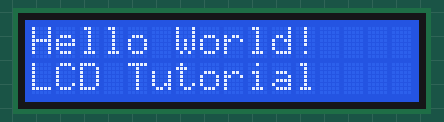
Recording of a program running on a simulated ESP32. Shown: 16×2 character LCD.

Above: at 0.2 s.
At 5.2 s:
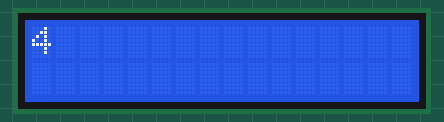
At 6.2 s:
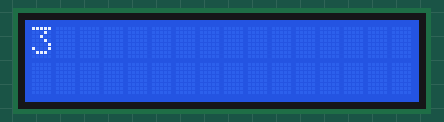
At 7.2 s:
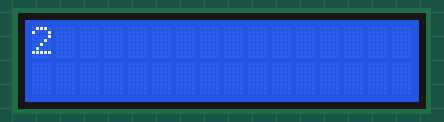
At 8.2 s:
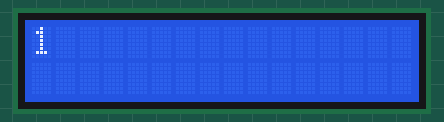
At 10.2 s:
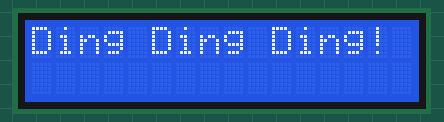

Measured:
- what the display in image 0 shows lasts 5.0 s, from 0.2 s to 5.2 s
- what the display in image 1 shows lasts 1.0 s, from 5.2 s to 6.2 s
- what the display in image 5 shows lasts 0.5 s, from 10.2 s to 10.7 s

The program:

main.cpp
```cpp
#include <Arduino.h>
#include <LiquidCrystal.h>

LiquidCrystal lcd(32, 33, 25, 26, 27, 14);

void setup() {
    delay(100);

    Serial.begin(115200);

    lcd.begin(16, 2);

    lcd.setCursor(0, 0);
    lcd.print("Hello World!");

    lcd.setCursor(0, 1);
    lcd.print("LCD Tutorial");

    delay(5000);

    lcd.clear();

    lcd.setCursor(0,0);

    for(int i = 4; i >= 0; i--) {
      lcd.print(i);
      delay(1000);
      lcd.clear();
    }

}

void loop() {
  lcd.print("Ding Ding Ding!");
  delay(500);

  lcd.clear();
  delay(500);

}
```
